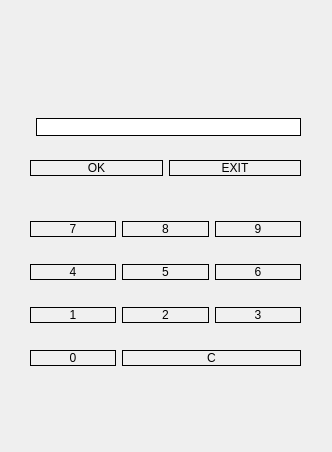
<?xml version="1.0" encoding="UTF-8"?>
<ui version="4.0">
 <class>Dialog</class>
 <widget class="QDialog" name="Dialog">
  <property name="geometry">
   <rect>
    <x>0</x>
    <y>0</y>
    <width>332</width>
    <height>452</height>
   </rect>
  </property>
  <property name="sizePolicy">
   <sizepolicy hsizetype="Fixed" vsizetype="Fixed">
    <horstretch>0</horstretch>
    <verstretch>0</verstretch>
   </sizepolicy>
  </property>
  <property name="minimumSize">
   <size>
    <width>332</width>
    <height>411</height>
   </size>
  </property>
  <property name="maximumSize">
   <size>
    <width>332</width>
    <height>452</height>
   </size>
  </property>
  <property name="windowTitle">
   <string>Login</string>
  </property>
  <property name="styleSheet">
   <string notr="true">QDialog{
background-image: url(images/logo.png);
background-repeat:none;
background-position:top;
}

QPushButton{
background-color: rgb(240, 240, 240);
border-radius: 10%;
border-color: rgb(0, 0, 0);
border:1px solid
}

QLineEdit{

border-radius: 10%;
border-color: rgb(0, 0, 0);
border:1px solid
}
</string>
  </property>
  <widget class="QWidget" name="widget" native="true">
   <property name="geometry">
    <rect>
     <x>10</x>
     <y>90</y>
     <width>311</width>
     <height>361</height>
    </rect>
   </property>
   <property name="minimumSize">
    <size>
     <width>311</width>
     <height>361</height>
    </size>
   </property>
   <property name="font">
    <font>
     <family>MS Shell Dlg 2</family>
     <pointsize>25</pointsize>
     <weight>50</weight>
     <italic>false</italic>
     <bold>false</bold>
    </font>
   </property>
   <property name="toolTip">
    <string notr="true"/>
   </property>
   <property name="statusTip">
    <string notr="true"/>
   </property>
   <property name="styleSheet">
    <string notr="true">font: 25pt &quot;MS Shell Dlg 2&quot;;</string>
   </property>
   <widget class="QWidget" name="gridLayoutWidget">
    <property name="geometry">
     <rect>
      <x>20</x>
      <y>10</y>
      <width>271</width>
      <height>96</height>
     </rect>
    </property>
    <layout class="QGridLayout" name="gridLayout">
     <item row="0" column="1">
      <widget class="QLineEdit" name="passLine">
       <property name="toolTip">
        <string notr="true"/>
       </property>
       <property name="statusTip">
        <string notr="true"/>
       </property>
       <property name="layoutDirection">
        <enum>Qt::RightToLeft</enum>
       </property>
       <property name="text">
        <string notr="true"/>
       </property>
       <property name="echoMode">
        <enum>QLineEdit::Password</enum>
       </property>
       <property name="readOnly">
        <bool>true</bool>
       </property>
      </widget>
     </item>
     <item row="1" column="0" colspan="2">
      <layout class="QHBoxLayout" name="horizontalLayout">
       <item>
        <widget class="QPushButton" name="bDelete">
         <property name="toolTip">
          <string notr="true"/>
         </property>
         <property name="statusTip">
          <string notr="true"/>
         </property>
         <property name="text">
          <string>OK</string>
         </property>
        </widget>
       </item>
       <item>
        <widget class="QPushButton" name="bCancel">
         <property name="toolTip">
          <string notr="true"/>
         </property>
         <property name="statusTip">
          <string notr="true"/>
         </property>
         <property name="text">
          <string>EXIT</string>
         </property>
        </widget>
       </item>
      </layout>
     </item>
    </layout>
   </widget>
   <widget class="QWidget" name="gridLayoutWidget_2">
    <property name="geometry">
     <rect>
      <x>20</x>
      <y>110</y>
      <width>271</width>
      <height>191</height>
     </rect>
    </property>
    <layout class="QGridLayout" name="gridLayout_2">
     <item row="0" column="0">
      <widget class="QPushButton" name="pushButton7">
       <property name="text">
        <string>7</string>
       </property>
      </widget>
     </item>
     <item row="1" column="0">
      <widget class="QPushButton" name="pushButton4">
       <property name="text">
        <string>4</string>
       </property>
      </widget>
     </item>
     <item row="2" column="0">
      <widget class="QPushButton" name="pushButton1">
       <property name="text">
        <string>1</string>
       </property>
      </widget>
     </item>
     <item row="0" column="1">
      <widget class="QPushButton" name="pushButton8">
       <property name="text">
        <string>8</string>
       </property>
      </widget>
     </item>
     <item row="0" column="2">
      <widget class="QPushButton" name="pushButton9">
       <property name="text">
        <string>9</string>
       </property>
      </widget>
     </item>
     <item row="1" column="1">
      <widget class="QPushButton" name="pushButton5">
       <property name="text">
        <string>5</string>
       </property>
      </widget>
     </item>
     <item row="2" column="1">
      <widget class="QPushButton" name="pushButton2">
       <property name="text">
        <string>2</string>
       </property>
      </widget>
     </item>
     <item row="1" column="2">
      <widget class="QPushButton" name="pushButton6">
       <property name="text">
        <string>6</string>
       </property>
      </widget>
     </item>
     <item row="2" column="2">
      <widget class="QPushButton" name="pushButton3">
       <property name="text">
        <string>3</string>
       </property>
      </widget>
     </item>
     <item row="3" column="0">
      <widget class="QPushButton" name="pushButton0">
       <property name="text">
        <string>0</string>
       </property>
      </widget>
     </item>
     <item row="3" column="1" colspan="2">
      <widget class="QPushButton" name="pushButtonC">
       <property name="text">
        <string>C</string>
       </property>
      </widget>
     </item>
    </layout>
   </widget>
  </widget>
 </widget>
 <resources/>
 <connections/>
</ui>
